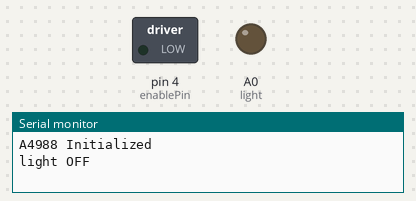
Recording of a sketch running on a simulated Arduino Uno, built with avr-gcc and run on an emulated ATmega328P. Shown: switched loads named in the sketch (green lamp = pin HIGH), output pins drawn as LEDs (lit = HIGH), the last lines printed to the serial monitor. Pins used as bus, display or sensor lines are not drawn.

Above: at 0.1 s.
At 5.7 s:
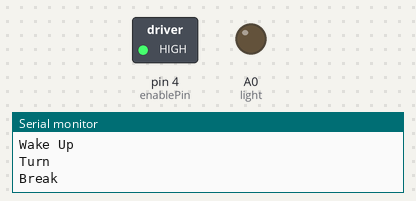
Timing chart, 0 to 7.2 s (numbered marks = the images above):
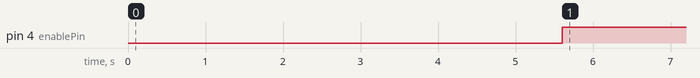

Measured:
- by itself, pin 4 (enablePin): LOW → HIGH at 5.6 s

The sketch:

esp8266.ino
```cpp
const int stepPin = 2;
const int dirPin = 1;
const int sleepPin = 3;
const int enablePin = 4;

const int light = A0;

const int stepsPerRev=100;
int pulseWidthMicros = 200; 	// microseconds
int millisBtwnSteps = 1000;

void setup() {
 	Serial.begin(115200);
 	pinMode(stepPin, OUTPUT);
 	pinMode(dirPin, OUTPUT);
  pinMode(sleepPin, OUTPUT);
 	pinMode(enablePin, OUTPUT);
  pinMode(light, OUTPUT);


 	Serial.println("A4988 Initialized");
}
void UP(int turn) {
  //turn on the stepper
  Serial.println("Wake Up");

  //wake up the stepper
  digitalWrite(sleepPin, HIGH);
  digitalWrite(enablePin, LOW);
  delay(3000);

  digitalWrite(dirPin, LOW);  // Enables the motor to move in a particular direction
    // Makes 200 pulses for making one full cycle rotation
  Serial.println("Turn");

  for (int i = 0; i < turn * stepsPerRev; i++)
  {
    digitalWrite(stepPin, HIGH);
    delayMicroseconds(pulseWidthMicros);
    digitalWrite(stepPin, LOW);
    delayMicroseconds(millisBtwnSteps);
  }
  //turn off the stepper
  Serial.println(F("Break"));
  digitalWrite(sleepPin,LOW);
  digitalWrite(enablePin, HIGH);
}
void DOWN(int turn) {
  //turn on the stepper
  Serial.println("Wake Up");

  //wake up the stepper
  digitalWrite(sleepPin, HIGH);
  digitalWrite(enablePin, LOW);
  delay(3000);

  digitalWrite(dirPin, HIGH);  // Enables the motor to move in a particular direction
    // Makes 200 pulses for making one full cycle rotation
  Serial.println("Turn");

  for (int i = 0; i < turn * stepsPerRev; i++)
  {
    digitalWrite(stepPin, HIGH);
    delayMicroseconds(pulseWidthMicros);
    digitalWrite(stepPin, LOW);
    delayMicroseconds(millisBtwnSteps);
  }
  //turn off the stepper
  Serial.println("Break");
  digitalWrite(sleepPin,LOW);
  digitalWrite(enablePin, HIGH);
}
void lightON(){
  Serial.println("light ON");
  digitalWrite(light, HIGH);
}
void lightOFF(){
  Serial.println("light OFF");
  digitalWrite(light, LOW);
}

void loop() {

  lightOFF(); //Turn off the bulb
  delay(2000); // for security
  DOWN(5); //5 turn of the stepper to bring down the bulb into the mixture

  delay(3*60*60*1000); //3 hours in milliseconds

  UP(5); //5 turn of the stepper to bring up the bulp from the mixture
  delay(2000); //for security
  lightON(); //turn on the bulb
  delay(3*60*60*1000); //3 hours in milliseconds
}
```
